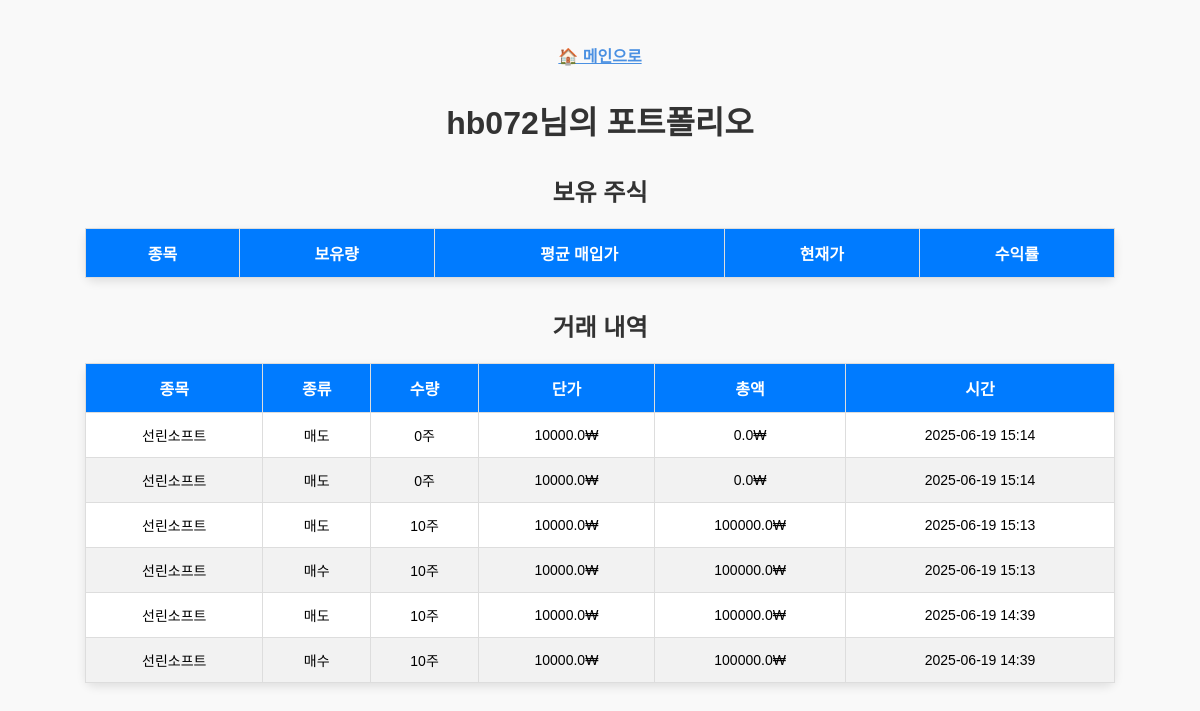
The page /user/1/portfolio/ (signed in) on the database as committed earlier.
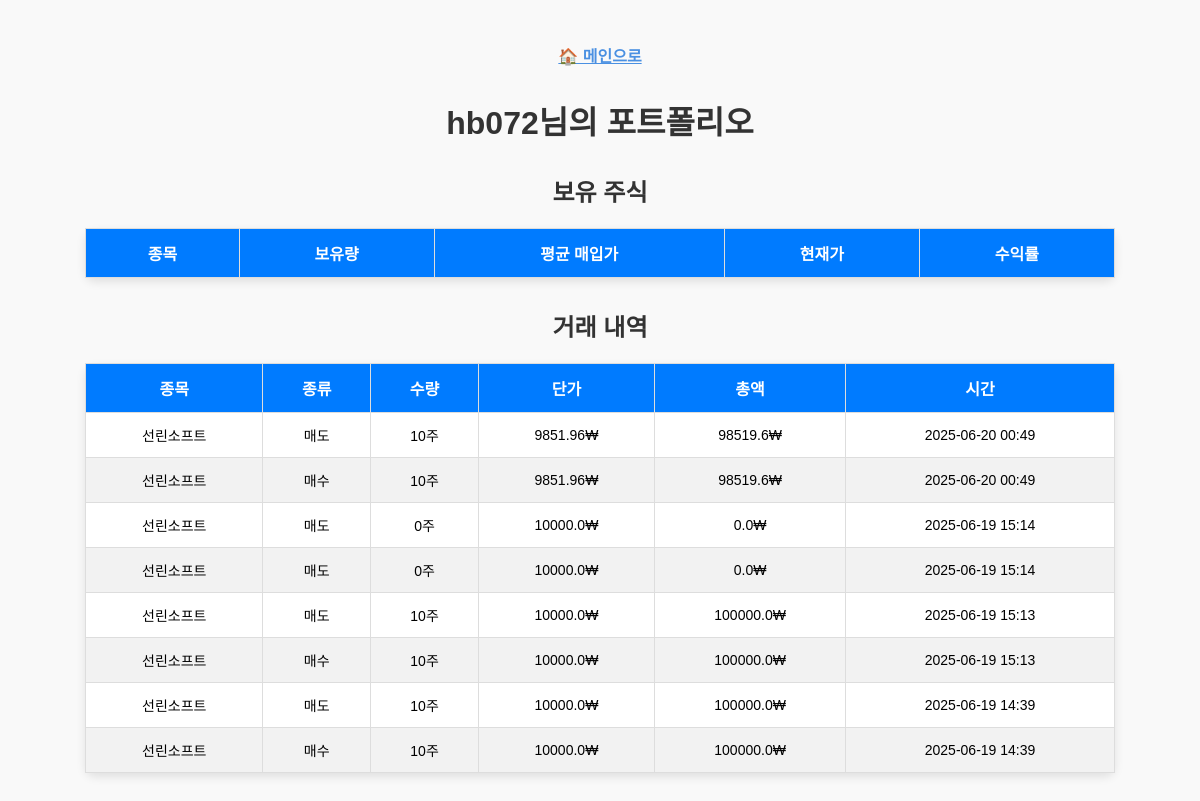
The same page on the database as committed later.
### simulator/models.py (models this page shows, shortened)
class Stock(models.Model):
    name = models.CharField(max_length=100)
    price = models.FloatField()

class Transaction(models.Model):
    user = models.ForeignKey(User, on_delete=models.CASCADE)
    stock = models.ForeignKey(Stock, on_delete=models.CASCADE)
    quantity = models.IntegerField()  # +면 매수, -면 매도
    transaction_price = models.FloatField()
    timestamp = models.DateTimeField(auto_now_add=True)

### simulator/views.py (the view, shortened to what this page needs)
# urls.py: path('user/<int:user_id>/portfolio/', views.portfolio, name='portfolio'),
@login_required
def portfolio(request, user_id):
    target_user = get_object_or_404(User, id=user_id)
    portfolios = Portfolio.objects.filter(user=target_user)
    transactions = Transaction.objects.filter(user=target_user).order_by('-timestamp')
    portfolio_data = []
    for p in portfolios:
        if p.quantity == 0:
            continue
    transaction_data = []
    for t in transactions:
        transaction_data.append({
            'stock_name': t.stock.name,
            'action': '매수' if t.quantity > 0 else '매도',
            'quantity': abs(t.quantity),
            'price': round(t.transaction_price, 2),
            'total': round(abs(t.quantity) * t.transaction_price, 2),
            'timestamp': t.timestamp,  # 가공하지 않고 그대로 넘김
        })
    return render(request, 'simulator/portfolio.html', {
        'target_user': target_user,
        'portfolio_data': portfolio_data,
        'transactions': transaction_data,
    })

### simulator/templates/simulator/portfolio.html (shortened to what this page needs)
{% load static %}
<!DOCTYPE html>
<html lang="ko">
<head>
    <link rel="stylesheet" href="{% static 'simulator/css/portfolio.css' %}">
</head>
<body>
    <div style="margin: 15px 0;">
        <a href="{% url 'main' %}" style="color: #4a90e2; font-weight: bold;">🏠 메인으로</a>
    </div>
    <h1>{{ target_user.username }}님의 포트폴리오</h1>
    <h2>보유 주식</h2>
    <table>
        <thead>
            <tr>
                <th>종목</th>
                <th>보유량</th>
                <th>평균 매입가</th>
                <th>현재가</th>
                <th>수익률</th>
            </tr>
        </thead>
    </table>
    <h2>거래 내역</h2>
    <table>
        <thead>
            <tr>
                <th>종목</th>
                <th>종류</th>
                <th>수량</th>
                <th>단가</th>
                <th>총액</th>
                <th>시간</th>
            </tr>
        </thead>
        <tbody>
            {% for t in transactions %}
            <tr>
                <td>{{ t.stock_name }}</td>
                <td>{{ t.action }}</td>
                <td>{{ t.quantity }}주</td>
                <td>{{ t.price }}₩</td>
                <td>{{ t.total }}₩</td>
                <td>{{ t.timestamp|date:"Y-m-d H:i" }}</td>
            </tr>
            {% empty %}
            <tr><td colspan="6">거래 내역이 없습니다.</td></tr>
            {% endfor %}
        </tbody>
    </table>
</body>
</html>

Rows that differ between the two databases and show on the page:
added Transaction: timestamp "2025-06-20 00:49"
added Transaction: timestamp "2025-06-20 00:49"
Other text that changed with them:
new list line: "선린소프트"
new list line: "매도 10 주 9851.96 ₩ 98519.6 ₩"
new list line: "매수 10 주 9851.96 ₩ 98519.6 ₩"
